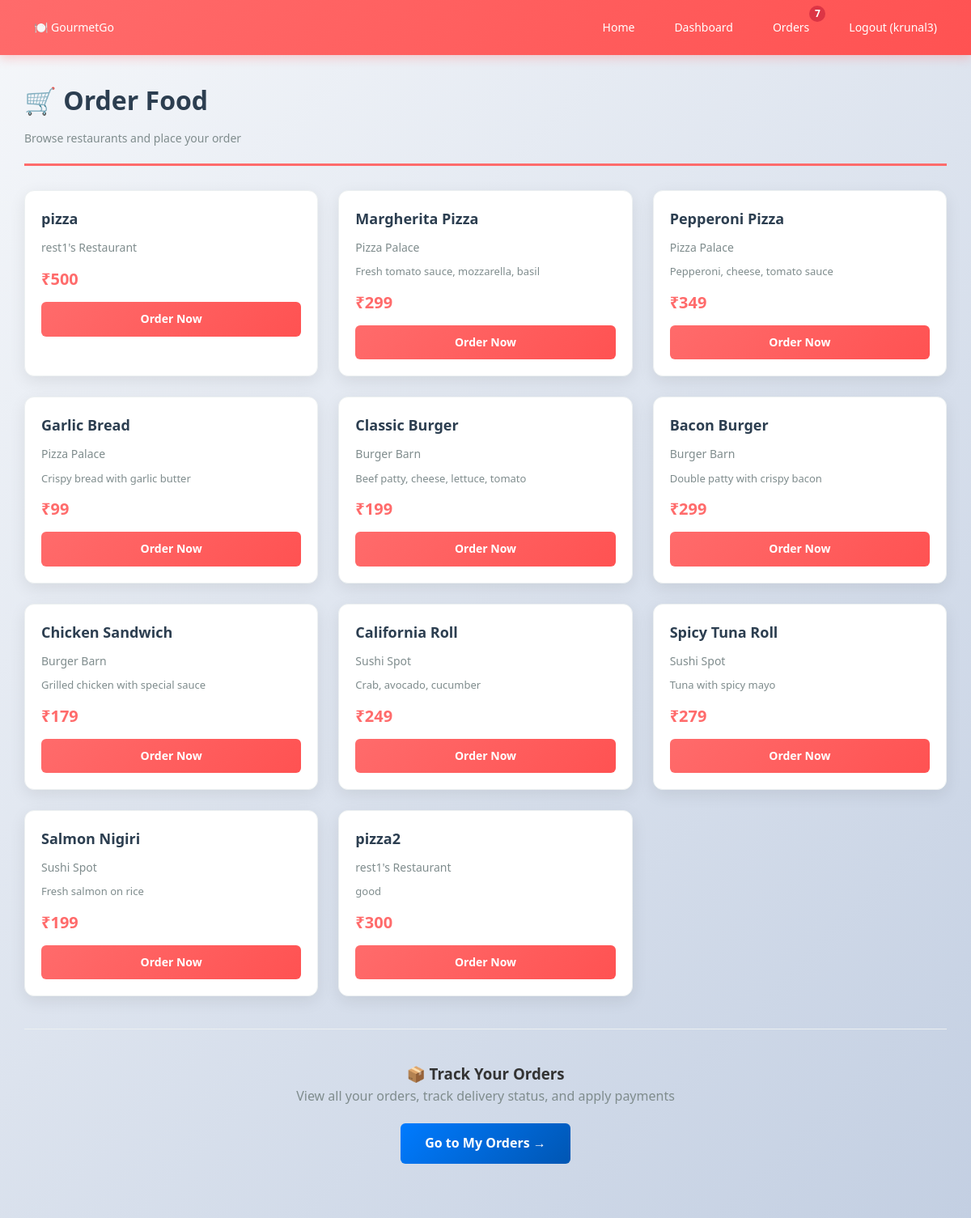
The page /dashboard/ (signed in) on the database its author committed.
### core/models.py (models this page shows, shortened)
class Menu(models.Model):
    restaurant = models.ForeignKey(Restaurant, on_delete=models.CASCADE)
    item_name = models.CharField(max_length=100)
    description = models.TextField(blank=True)
    price = models.IntegerField()
    available = models.BooleanField(default=True)

class Restaurant(models.Model):
    owner = models.OneToOneField(User, on_delete=models.CASCADE)
    name = models.CharField(max_length=100)
    location = models.CharField(max_length=200)
    rating = models.FloatField(default=0)

### core/views.py (the view, shortened to what this page needs)
# urls.py: path('dashboard/', views.dashboard, name='dashboard'),
@login_required
def dashboard(request):
    if not settings.DEBUG:
        return redirect('home')
    role = request.user.profile.role.lower()
    if role == 'customer':
        menus = Menu.objects.all()
        orders = Order.objects.filter(customer=request.user).order_by('-created_at')
        return render(request, 'dashboards/customer.html', {'menus': menus, 'orders': orders})
    elif role == 'delivery':
        orders = Order.objects.filter(status='out_for_delivery').order_by('-created_at')
        return render(request, 'dashboards/delivery.html', {'orders': orders})
    return redirect('home')

### templates/dashboards/customer.html
{% extends 'base.html' %}
{% block content %}
<div class="page-header">
    <h1>🛒 Order Food</h1>
    <p>Browse restaurants and place your order</p>
</div>
<div class="card-grid">
    {% for m in menus %}
    <div class="card">
        <h3>{{ m.item_name }}</h3>
        <p>{{ m.restaurant.name }}</p>
        {% if m.description %}
            <p style="color: #7f8c8d; font-size: 13px;">{{ m.description }}</p>
        {% endif %}
        <div class="card-price">₹{{ m.price }}</div>
        <a class="btn" href="{% url 'place_order' m.id %}" style="width: 100%; text-align: center; display: block;">Order Now</a>
    </div>
    {% endfor %}
</div>
<div style="text-align: center; padding: 40px 20px; border-top: 1px solid #ecf0f1; margin-top: 40px;">
    <h3>📦 Track Your Orders</h3>
    <p style="color: #7f8c8d; margin-bottom: 20px;">View all your orders, track delivery status, and apply payments</p>
    <a href="{% url 'my_orders' %}" class="btn btn-primary" style="padding: 12px 30px; font-size: 16px;">Go to My Orders →</a>
</div>
{% endblock %}

### templates/base.html (shortened to what this page needs)
<!DOCTYPE html>
<html lang="en">
<head>
    {% load static %}
    <link rel="stylesheet" href="{% static 'core/css/style.css' %}">
</head>
<body>
<nav class="nav">
    <a href="/" class="nav-brand">🍽️ GourmetGo</a>
    <div class="nav-links">
        <a href="/">Home</a>
        {% if user.is_authenticated %}
            <a href="{% url 'dashboard' %}">Dashboard</a>
            {% if user.profile.role == 'customer' %}
                <a href="{% url 'my_orders' %}" style="position: relative;">
                    Orders
                    {% with pending_orders=user.order_set.all|dictsort:"status"|length %}
                        {% if pending_orders %}
                        <span style="position: absolute; top: -8px; right: -8px; background: #dc3545; color: white; border-radius: 50%; width: 20px; height: 20px; display: flex; align-items: center; justify-content: center; font-size: 12px; font-weight: bold;">{{ pending_orders }}</span>
                        {% endif %}
                    {% endwith %}
                </a>
            {% endif %}
            <a href="{% url 'logout' %}">Logout ({{ user.username }})</a>
        {% else %}
            <a href="{% url 'login' %}">Login</a>
            <a href="{% url 'register' %}">Register</a>
        {% endif %}
    </div>
</nav>
<div class="container">
    {% block content %}{% endblock %}
</div>
</body>
</html>

### static/core/css/style.css (style rules this page uses)
* { margin: 0; padding: 0; box-sizing: border-box; }
body { font-family: 'Segoe UI', Tahoma, Geneva, Verdana, sans-serif; background: linear-gradient(135deg, #f5f7fa 0%, #c3cfe2 100%); color: #333; line-height: 1.6; min-height: 100vh; }
html { scroll-behavior: smooth; }
.nav { background: linear-gradient(135deg, #ff6b6b 0%, #ff5252 100%); color: white; padding: 15px 30px; display: flex; justify-content: space-between; align-items: center; box-shadow: 0 4px 12px rgba(255, 107, 107, 0.3); position: sticky; top: 0; z-index: 100; }
.nav-brand { font-size: 24px; font-weight: bold; text-decoration: none; color: white; }
.nav-links { display: flex; gap: 25px; }
.nav a { color: white; text-decoration: none; font-size: 14px; font-weight: 500; transition: all 0.3s ease; padding: 8px 12px; border-radius: 4px; position: relative; }
.container { padding: 30px; max-width: 1200px; margin: 0 auto; }
.page-header { margin-bottom: 30px; padding-bottom: 20px; border-bottom: 3px solid #ff6b6b; }
.page-header h1 { font-size: 32px; color: #2c3e50; margin-bottom: 10px; }
.page-header p { color: #7f8c8d; font-size: 14px; }
.card-grid { display: grid; grid-template-columns: repeat(auto-fill, minmax(280px, 1fr)); gap: 25px; margin-bottom: 40px; }
.card { background: white; padding: 20px; border-radius: 12px; box-shadow: 0 6px 20px rgba(0, 0, 0, 0.08); transition: all 0.3s cubic-bezier(0.4, 0, 0.2, 1); border: 1px solid #ecf0f1; }
.card h3 { color: #2c3e50; font-size: 18px; margin-bottom: 10px; font-weight: 600; }
.card p { color: #7f8c8d; font-size: 14px; margin-bottom: 8px; }
.card-price { font-size: 20px; color: #ff6b6b; font-weight: bold; margin: 12px 0; }
.btn { display: inline-block; background: linear-gradient(135deg, #ff6b6b 0%, #ff5252 100%); color: white; padding: 10px 20px; border-radius: 6px; text-decoration: none; font-weight: 600; font-size: 14px; transition: all 0.3s ease; border: none; cursor: pointer; }
.btn-primary { background: linear-gradient(135deg, #007bff 0%, #0056b3 100%); }

### rows shown on the page
Menu: item_name "pizza", restaurant.name "rest1's Restaurant", price "500"
Menu: item_name "Margherita Pizza", restaurant.name "Pizza Palace", description "Fresh tomato sauce, mozzarella, basil", price "299"
Menu: item_name "Pepperoni Pizza", restaurant.name "Pizza Palace", description "Pepperoni, cheese, tomato sauce", price "349"
Menu: item_name "Garlic Bread", restaurant.name "Pizza Palace", description "Crispy bread with garlic butter", price "99"
Menu: item_name "Classic Burger", restaurant.name "Burger Barn", description "Beef patty, cheese, lettuce, tomato", price "199"
Menu: item_name "Bacon Burger", restaurant.name "Burger Barn", description "Double patty with crispy bacon", price "299"
Menu: item_name "Chicken Sandwich", restaurant.name "Burger Barn", description "Grilled chicken with special sauce", price "179"
Menu: item_name "California Roll", restaurant.name "Sushi Spot", description "Crab, avocado, cucumber", price "249"
Menu: item_name "Spicy Tuna Roll", restaurant.name "Sushi Spot", description "Tuna with spicy mayo", price "279"
Menu: item_name "Salmon Nigiri", restaurant.name "Sushi Spot", description "Fresh salmon on rice", price "199"
Menu: item_name "pizza2", restaurant.name "rest1's Restaurant", description "good", price "300"

### other values the page prints
{{ pending_orders }} "7"
{{ user.username }} "krunal3"
